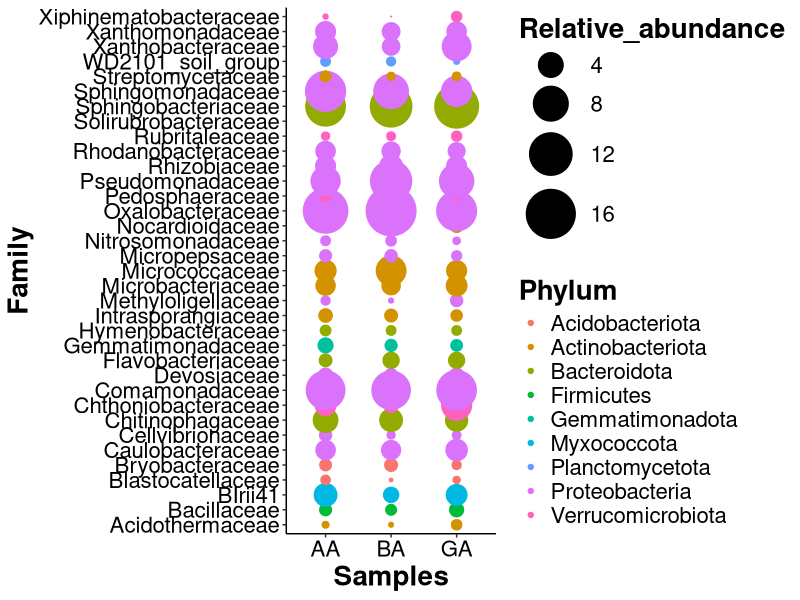

Write the R code that produced this figure.
library("reshape2")
library("ggplot2")

# Figure 6

# HIGHFIELD

# all treatments - commonest core features (190)

setwd(":.../Figure 6/")

hf <- read.table(file = "core_all.txt", header=TRUE)

hf

hfm <- melt(hf, id.vars = c("Phylum", "Family"), variable.name ="Samples", value.name = "Relative_abundance")
hfm

bhfm <- ggplot(hfm, aes(x = Samples, y = Family)) 

bhfm + geom_point(aes(color = Phylum, size = Relative_abundance)) + 
  scale_size(range = range(hfm$Relative_abundance)) +
  theme_classic() +
  theme(axis.title = element_text(color="black", size=20, face="bold")) + 
  theme(axis.text = element_text(color="black", size=16, face="plain")) + 
  theme(legend.text = element_text(colour="black", size=16, face = "plain")) + 
  theme(legend.title = element_text(colour="black", size=20, face="bold")) 


